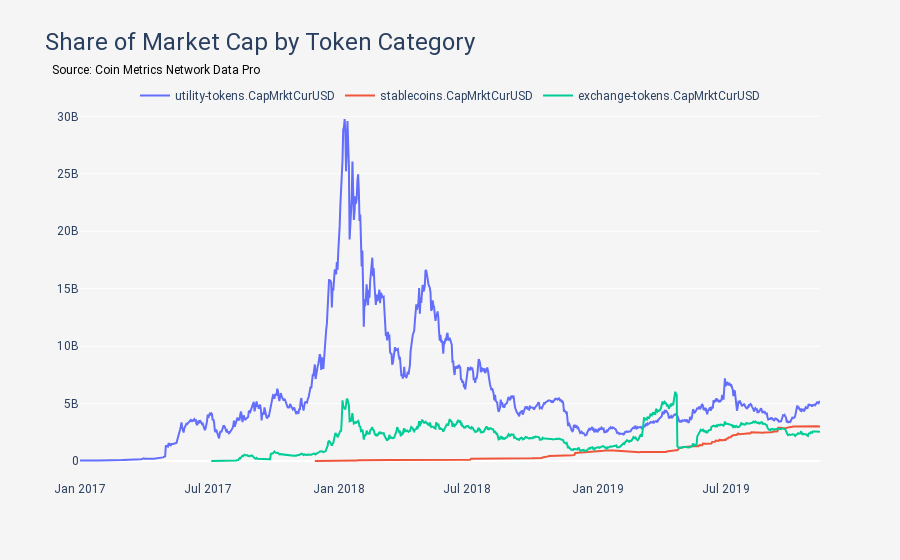
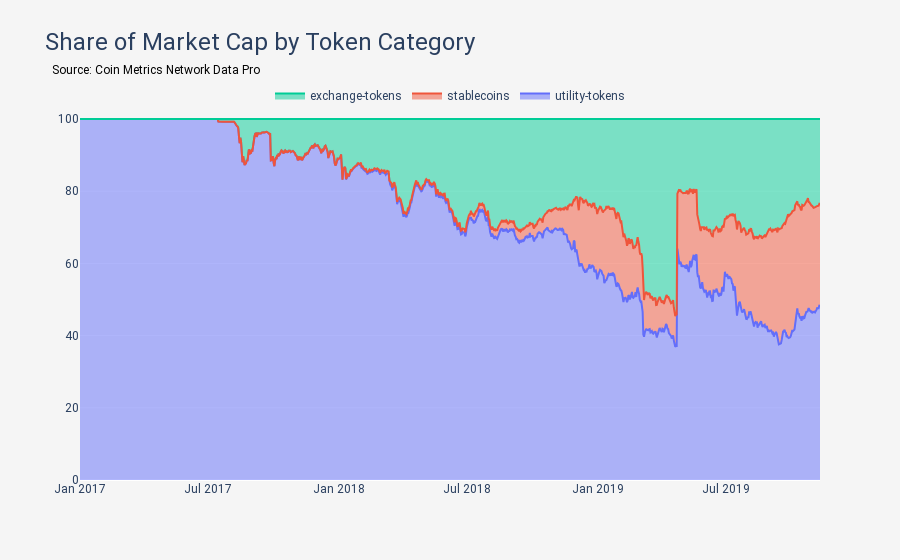

Source (notebook cell) for these figures, in order:
### Code cell
categories = ['utility-tokens', 'stablecoins', 'exchange-tokens']
LineChart(title='Share of Market Cap by Token Category', y_axis_columns=[category + '.CapMrktCurUSD' for category in categories]).create_visual(combined).fig.show()
MarketShareAssetsByMetric(title='Share of Market Cap by Token Category', metric='CapMrktCurUSD', assets=categories).create_visual(combined).fig.show()

### Figure 1 — Plotly figure (JSON) as saved in the notebook; plotly's stock layout.template omitted (floating-point values rounded to 4 significant figures; data arrays with more than 128 entries replaced by an {"elided": "..."} marker saying what was removed)
{"data": [{"mode": "lines", "name": "utility-tokens.CapMrktCurUSD", "type": "scatter", "x": {"elided": "1044 str values"}, "y": {"elided": "1044 float values"}}, {"mode": "lines", "name": "stablecoins.CapMrktCurUSD", "type": "scatter", "x": {"elided": "1044 str values"}, "y": {"elided": "1044 float values"}}, {"mode": "lines", "name": "exchange-tokens.CapMrktCurUSD", "type": "scatter", "x": {"elided": "1044 str values"}, "y": {"elided": "1044 float values"}}], "layout": {"annotations": [{"align": "left", "font": {"color": "black", "size": 12}, "showarrow": false, "text": "Source: Coin Metrics Network Data Pro", "valign": "top", "x": -0.04, "xref": "paper", "y": 1.103, "yref": "paper"}], "font": {"family": "Roboto"}, "legend": {"bgcolor": "#F5F5F5", "orientation": "h", "x": 0.5, "xanchor": "center", "y": 1.05, "yanchor": "top"}, "paper_bgcolor": "#F5F5F5", "plot_bgcolor": "#F5F5F5", "title": {"font": {"family": "Roboto", "size": 24}, "text": "Share of Market Cap by Token Category"}, "xaxis": {"showgrid": false}}}

### Figure 2 — Plotly figure (JSON) as saved in the notebook; plotly's stock layout.template omitted (floating-point values rounded to 4 significant figures; data arrays with more than 128 entries replaced by an {"elided": "..."} marker saying what was removed)
{"data": [{"groupnorm": "percent", "mode": "lines", "name": "utility-tokens", "stackgroup": "one", "type": "scatter", "x": {"elided": "1044 str values"}, "y": {"elided": "1044 float values"}}, {"groupnorm": "percent", "mode": "lines", "name": "stablecoins", "stackgroup": "one", "type": "scatter", "x": {"elided": "1044 str values"}, "y": {"elided": "1044 float values"}}, {"groupnorm": "percent", "mode": "lines", "name": "exchange-tokens", "stackgroup": "one", "type": "scatter", "x": {"elided": "1044 str values"}, "y": {"elided": "1044 float values"}}], "layout": {"annotations": [{"align": "left", "font": {"color": "black", "size": 12}, "showarrow": false, "text": "Source: Coin Metrics Network Data Pro", "valign": "top", "x": -0.04, "xref": "paper", "y": 1.103, "yref": "paper"}], "font": {"family": "Roboto"}, "legend": {"bgcolor": "#F5F5F5", "orientation": "h", "x": 0.5, "xanchor": "center", "y": 1.05, "yanchor": "top"}, "paper_bgcolor": "#F5F5F5", "plot_bgcolor": "#F5F5F5", "title": {"font": {"family": "Roboto", "size": 24}, "text": "Share of Market Cap by Token Category"}, "xaxis": {"showgrid": false}}}
